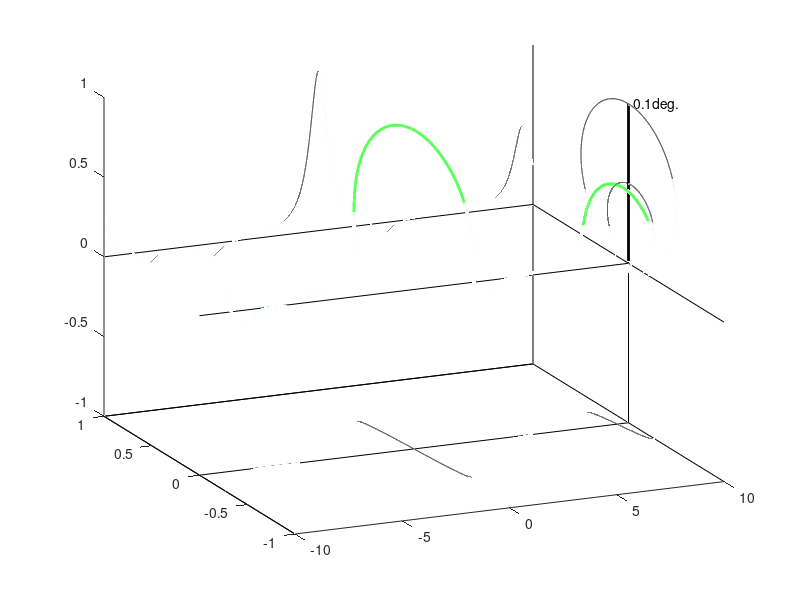

This figure's MATLAB source:
function [dist_in_hz erro_in_deg]=shap_fn3d(phi_an_orig,mainlooop,main_ratio)
if nargin<3,
    main_ratio=1;
end
if nargin<2,
    mainlooop=0;
end
if nargin<1,
    phi_an_orig=0;
end
phase_in=0;
dist_in_hz=0;
erro_in_deg=0;
add_text='';
sw=20;
dw=1/sw;

%t=0:dw:1000;
%t=0:dw:10000-dw;
th=0:dw/2:10000-dw/2;
t=th(1:2:end);
lb=1/2;%1/2
nu=[0 -8 -5 3 9.5];
%nu=[2.01321321 ];
amp=[1 -0.1 -0.1 -0.1 0.5];
height=[0.99 0.9 0.5 ];
height=[0.99 0.9 ];
heightfirst=[ 0.5 0.1 0.02  ];
heightfirstd=[ 0.1 0.02 ];

    %%sim td complex points
    % fid_sim= (main_ratio)*exp(j*2*pi*((t )*nu)).*exp(-t*2*pi*lb);
    %%seq td*2 real points
    fid_full=(0)*th;
    for loo_spi=1:size(nu,2),
        fid_full=fid_full+amp(1,loo_spi)*exp(j*2*pi*((th)*nu(1,loo_spi))).*exp(-th*2*pi*lb);
    end
    fid_sim=fid_full(1:2:end);% 1, 3, 5...
    fid_seq= 0*fid_full;
    %  figure(1111);clf;plot(real(phase_in));dfasdf

    %mamip to get seq data algebra (phase 90)
%     skip_detail=1;
%     if skip_detail==0,
%         for cursor=1:size(fid_full,2),
%             if mod(cursor-1,4)==0,
%                 fid_seq(cursor)=+real(fid_full(1,cursor));
%             end
%             if mod(cursor-1,4)==1,
%                 fid_seq(cursor)=+imag(fid_full(1,cursor));
%             end
%             if mod(cursor-1,4)==2,
%                 fid_seq(cursor)=-real(fid_full(1,cursor));
%             end
%             if mod(cursor-1,4)==3,
%                 fid_seq(cursor)=-imag(fid_full(1,cursor));
%             end
%         end
%     else
        %same as above, but using phase
        phi_an=(90-phi_an_orig)/180*pi;%normally for qseq, tppi, refield: phi_an=pi/2;
        phases_pt=0:size(fid_seq,2)-1;
        phases=phi_an*phases_pt;
        fid_seq=real(fid_full.*exp(-j*phases));
%     end

offset=0;
other_method=1;
if other_method==1,
    fid_sim(1)=fid_sim(1)/2;
    fid_seq(1)=fid_seq(1)/2;
    
else 
offset=sum(sum(abs(fid_sim)))*(1/2*pi)*(1/sw);%%% important !!
end
if mainlooop==0,
    spectrum=fftshift(fft((fid_sim)));
    title(['sim /  SHR'])

end
if mainlooop==1,
title(['seq / Redfield / TPPI'])

    spectrumtmp=(fft((fid_seq)));
    %keep second part
    spectrum=spectrumtmp(:,size(spectrumtmp,2)/2+1:end);
 %   spectrum=spectrum+fliplr(spectrumtmp(:,1:size(spectrumtmp,2)/2));
end
if mainlooop==2,
    title(['States-TPPI'])

  phi_an=2*(90-phi_an_orig)/180*pi;%normally for qseq, tppi, refield: phi_an=pi/2;
        phases_pt=0:size(fid_sim,2)-1;
        phases=phi_an*phases_pt;
        fid_sim=(fid_sim.*exp(-j*phases));
       spectrum=(fft((fid_sim)));

end
title(['tppi'])

spectrum=spectrum-offset;



top=max(max(abs(spectrum)));
spectrum=spectrum/top;
incsw=sw/size(t,2);

scale=-sw/2+incsw/2:incsw :sw/2-incsw/2;



where_projy=sw/2;
where_projx=-1;

% plot3(where_projy+0*scale,imag(spectrum),real(spectrum),'k-'); hold on
plot3(where_projy+0*scale,imag(spectrum),real(spectrum),'k-'); hold on
plot3(scale,1+0*imag(spectrum),real(spectrum),'k-'); hold on
plot3(scale,imag(spectrum),real(spectrum),'g-','LineWidth',2); hold on
[azg bzg]=max(abs(spectrum));
%text(scale(bzg),imag(spectrum(bzg)),real(spectrum(bzg)),[num2str( 180/pi*angle(spectrum(bzg)) ,'%.1f') 'deg.' add_text]);
text(10,imag(spectrum(bzg)),real(spectrum(bzg)),[num2str( 180/pi*angle(spectrum(bzg)) ,'%.1f') 'deg.' add_text]);
erro_in_deg=180/pi*angle(spectrum(bzg));
%plot3(scale,0*imag(spectrum),1*real(spectrum),'LineWidth',2); hold on
plot3(scale,1*imag(spectrum),-1+0*real(spectrum),'k-'); hold on
plot3(sw/2*[-1 1],[ 0 0],[ 0 0],'k-')
plot3(sw/2*[-1 1],1+[ 0 0],[ 0 0],'k-')
plot3(sw/2*[1 1],[ 1 -1],[ 0 0],'k-')
axis([ where_projy*[-1 1] -1 1 -1 1])

for loop=1:size(height,2),
    what=abs(spectrum);
    tmp=(what(1,1:size(what,2)-1)-height(1,loop)).*(what(1,2:size(what,2)-0)-height(1,loop));
    list_i= find(tmp < 0);
    [a b]=max(what);
    [a c]=max(abs(spectrum));
    list_i=[list_i b c];
    for i=list_i,
        %  plot3(scale(1,i)*[1 1],[ imag(spectrum(1,i)) 0],[ real(spectrum(1,i)) 0],'k:')
        
        av_al=angle(real(spectrum(1,i))+j*imag(spectrum(1,i)))   *0.5 + 0.5* angle(real(spectrum(1,i+1))+j*imag(spectrum(1,i+1)));
        delta=angle(real(spectrum(1,i))+j*imag(spectrum(1,i)))  - angle(real(spectrum(1,i+1))+j*imag(spectrum(1,i+1)));
        %text(where_projy*[1],[ imag(spectrum(1,i)) ],[ real(spectrum(1,i)) ],[num2str(360/(2*pi)*av_al,'%.1f') '(' num2str(360/(2*pi)*delta,'%.1f')  ')']);
        addtext=[num2str(height(1,loop)*100,'%.0f') '% '] ;
        signal_me=0;
        if i==c,
            addtext='max(abs) ';
            av_al=angle(real(spectrum(1,i))+j*imag(spectrum(1,i)))  ;
            signal_me=1;
        end
        if i==b,
            addtext='max(real) ';
            av_al=angle(real(spectrum(1,i))+j*imag(spectrum(1,i)))  ;
            
        end
        if i==b && i==c,
            addtext='max(real & abs) ';
            av_al=angle(real(spectrum(1,i))+j*imag(spectrum(1,i)))  ;
            signal_me=1;
        end
        if signal_me,
            %           plot3(where_projy*[1 1],[ imag(spectrum(1,i)) 0],[ real(spectrum(1,i)) 0],'k:','LineWidth',2)
        else
            %           plot3(where_projy*[1 1],[ imag(spectrum(1,i)) 0],[ real(spectrum(1,i)) 0],'k:')
        end
        
        %         text(where_projy*[1],[ imag(spectrum(1,i)) ],[ real(spectrum(1,i)) ],[addtext num2str(360/(2*pi)*av_al,'%.1f') ]);
        %          text(scale(1,i)*[1],[ imag(spectrum(1,i)) ],[ real(spectrum(1,i)) ],[addtext num2str(360/(2*pi)*av_al,'%.1f') ]);
    end
end
plot3([sw/2 sw/2],[0 0 ],[0 1 ],'k','LineWidth',2);
plot3([sw/2 sw/2 -sw/2],[0 0 0],[1 -1 -1],'k');
plot3([-sw/2 -sw/2],[-1 1 ],-1+[0 0 ],'k');
plot3([-sw/2 sw/2 sw/2],[1 1 1],-1+[0 0 2],'k');
plot3([-sw/2 sw/2 sw/2],[1 1 -1],-1+[0 0 0],'k');
view([-24,22])
%view([-90,0])
axis([ where_projy*[-1 1] -1 1 -1 1])
if abs(dist_in_hz)>0.88 && abs(dist_in_hz)<0.89,
    print('-depsc','-tiff','-r600',[ 'Phase_error_near0.885' num2str(main_ratio)  '.eps']);%here
end
